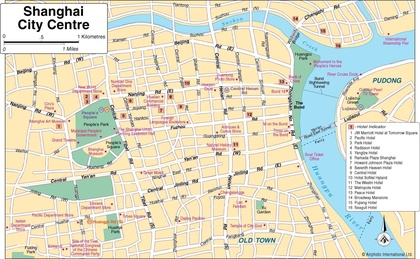
%> input picture Informed RRTstar aplicado a mapa reales/1.jpg, 420 x 259 px, shrunk from 1550 x 954 before the run
$ octave Untitled.m   (GNU Octave 9; MATLAB toolbox functions it lacks are replaced by stand-ins)
%> lines starting %> are read from the running program, lines starting %| are printed output that depends on the picture; in (x1, y1, x2, y2) boxes, pixels count from 0 and x2, y2 are one past the last pixel; in counts of white or black regions, pixels touching at a corner belong together; the program's own positions count from 1
clear
clc
close all

A=imread('1.jpg');
%> A is the input picture: size 259x420x3 uint8; mean R, G, B 222.7, 219.9, 199.9
figure
imshow(A,[]);

A=double(A);
%> A: size 259x420x3 double
B=zeros(size(A,1),size(A,2));
for i=1:size(B,1)
    for j=1:size(B,2)
        if A(i,j,1)>250 & A(i,j,2)>250 & A(i,j,2)>250
            B(i,j)=1;
        end
        if abs(A(i,j,1)-A(i,j,2))<8 & abs(A(i,j,1)-A(i,j,3))<8 & abs(A(i,j,3)-A(i,j,2))<8
            B(i,j)=1;
        end
    end
end
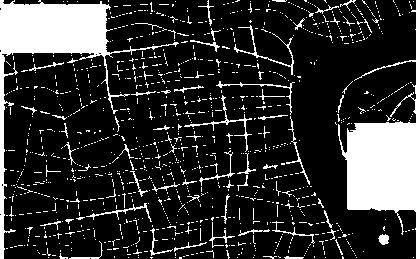
%> B: size 259x420 double; values 0 (black) and 1 (white), 19.3% white; 1089 white regions (1026 under 20 px), largest, box (x1, y1, x2, y2) and area: (338, 0, 420, 259) 7316, (0, 0, 179, 259) 6593, (184, 95, 252, 152) 260
imBw = im2bw(B);
imLabel = bwlabel(imBw);
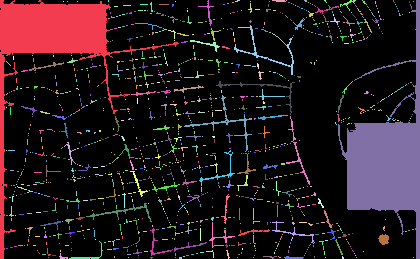
%> imLabel: size 259x420 double; 1090 distinct labels, from 0 to 1089; one colour per label, 0 black
stats = regionprops(imLabel,'Area');
%> stats = 1089 regions; largest, Area: 7316, 6593, 260, 258, 180
area = cat(1,stats.Area);
%> area = 1089 values, max 7316 at index 970, min 1 at index 4, mean 19.23
index = find(area == max(area));
%> index = 970
img = ismember(imLabel,index);
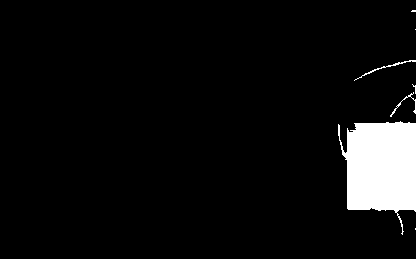
%> img: size 259x420 logical; 6.7% white; 1 white region, box (x1, y1, x2, y2) and area: (338, 0, 420, 259) 7316
figure
imshow(img,[]);

$ run again, with Informed RRTstar aplicado a mapa reales/12.jpg copied over Informed RRTstar aplicado a mapa reales/1.jpg
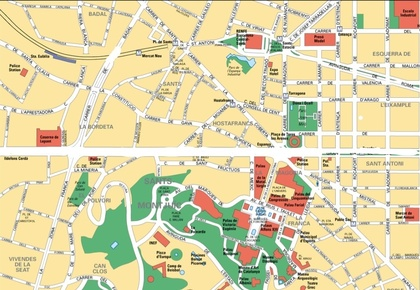
%> input picture Informed RRTstar aplicado a mapa reales/12.jpg, 420 x 290 px, shrunk from 1006 x 694 before the run
%> A is the input picture: size 290x420x3 uint8; mean R, G, B 221.8, 212.4, 169.1
%> A: size 290x420x3 double
%> after the loop `for i=1:size(B,1)`:
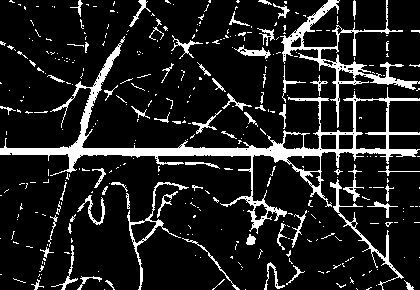
%> B: size 290x420 double; values 0 (black) and 1 (white), 12.7% white; 346 white regions (278 under 20 px), largest, box (x1, y1, x2, y2) and area: (0, 36, 420, 234) 6505, (280, 0, 420, 128) 2220, (330, 179, 404, 290) 622
%> imLabel: size 290x420 double; 347 distinct labels, from 0 to 346
%> stats = 346 regions; largest, Area: 6505, 2220, 622, 545, 198
%> area = 346 values, max 6505 at index 4, min 1 at index 6, mean 44.86
%> index = 4
%> `img = ismember(imLabel,index);`:
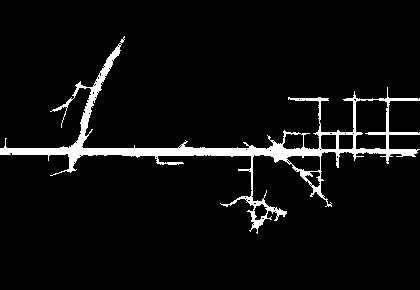
%> img: size 290x420 logical; 5.3% white; 1 white region, box (x1, y1, x2, y2) and area: (0, 36, 420, 234) 6505

$ run again, with Informed RRTstar aplicado a mapa reales/13.jpg copied over Informed RRTstar aplicado a mapa reales/1.jpg
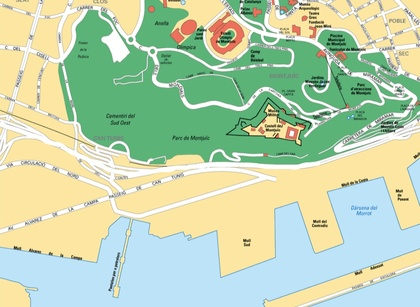
%> input picture Informed RRTstar aplicado a mapa reales/13.jpg, 420 x 307 px, shrunk from 1001 x 732 before the run
%> A is the input picture: size 307x420x3 uint8; mean R, G, B 189.2, 210.3, 175.6
%> A: size 307x420x3 double
%> after the loop `for i=1:size(B,1)`:
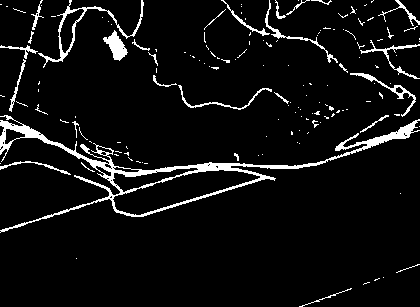
%> B: size 307x420 double; values 0 (black) and 1 (white), 6.3% white; 150 white regions (118 under 20 px), largest, box (x1, y1, x2, y2) and area: (0, 115, 420, 233) 4022, (38, 0, 144, 68) 643, (103, 30, 128, 61) 366
%> imLabel: size 307x420 double; 151 distinct labels, from 0 to 150
%> stats = 150 regions; largest, Area: 4022, 643, 366, 310, 286
%> area = 150 values, max 4022 at index 4, min 1 at index 5, mean 54.26
%> index = 4
%> `img = ismember(imLabel,index);`:
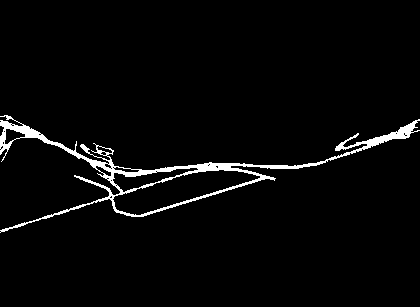
%> img: size 307x420 logical; 3.1% white; 1 white region, box (x1, y1, x2, y2) and area: (0, 115, 420, 233) 4022
